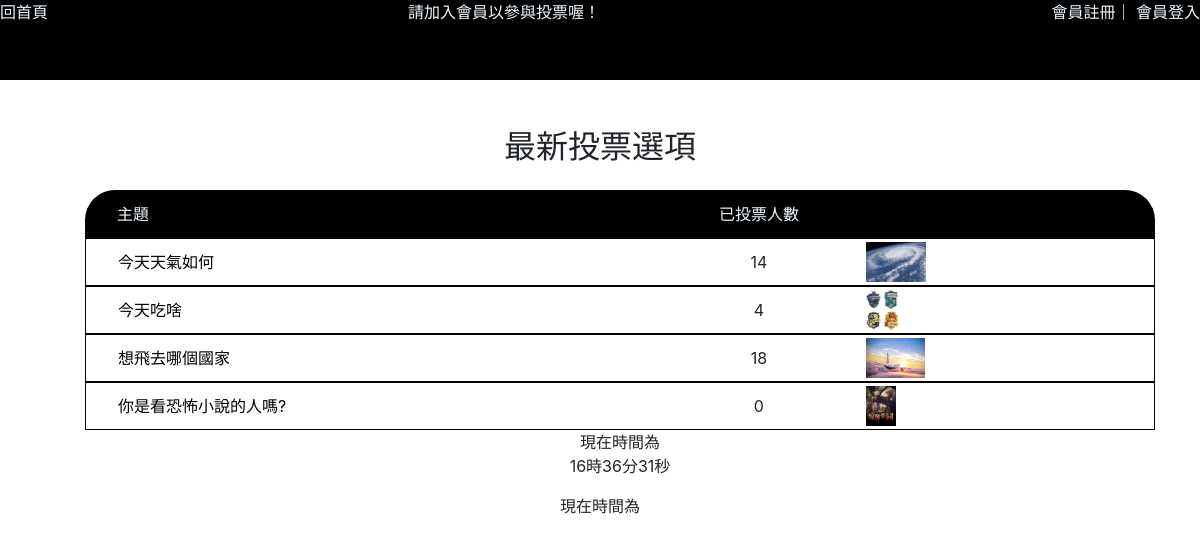
The page / on the database its author committed.
### tables this page shows
CREATE TABLE `survey_subject` (
  `id` int(10) UNSIGNED NOT NULL,
  `subject` text NOT NULL,
  `type` tinyint(1) UNSIGNED NOT NULL,
  `active` tinyint(1) NOT NULL,
  `vote` int(10) UNSIGNED NOT NULL,
  `img_name` text NOT NULL,
  `end_time` datetime(6) NOT NULL DEFAULT current_timestamp(6),
  `created_at` timestamp NOT NULL DEFAULT current_timestamp(),
  `updated_at` timestamp NOT NULL DEFAULT current_timestamp() ON UPDATE current_timestamp()
);

### db/base.php (called while the page is built, shortened)
<?php
$dsn="mysql:host=localhost;charset=utf8;dbname=school";
$pdo=new PDO($dsn,'root','');
function all($table,...$args){
    global $pdo;
    $sql="select * from $table ";
    if(isset($args[0])){
        if(is_array($args[0])){
            foreach($args[0] as $key => $value){
                $tmp[]="`$key`='$value'";
            }
            $sql=$sql ." WHERE ". join(" && " ,$tmp);
        }else{
            $sql=$sql . $args[0];
        }
    }
    return $pdo->query($sql)->fetchAll(PDO::FETCH_ASSOC);
}
?>

### front/main.php (the view, shortened to what this page needs)
<br><br>
<h2>最新投票選項</h2>
<ul>
<li class="survey_list_1">
    <div class="survey_list_name">主題</div>
    <div class="survey_list_vote_3">已投票人數</div>
</li>
<?php
$rows=all('survey_subject'," ORDER by `active` desc");
foreach($rows as $row){
    if($row['active']==1){
    ?>
    <li class='survey_list'>
    <div class='survey_list_name' >
    <a href='index.php?do=news_detail&id=<?= $row['id'] ;?>'style="color: black;">
    <?= $row['subject'];?>
    </a>
    </div>
    <div class='survey_list_vote_3'>
    <?= $row['vote'];?>
    </div>
    <div class='survey_list_img' >
    <img src="./upload/<?= $row['img_name'];?>" >
        </div>
    </li>
    <?php
}
}
?>
    <?php include "./time_box.php"; ?>
</ul>

### css/css.css (style rules this page uses)
body { margin: 0 auto; text-align: center; }
.survey_list { list-style: none; display: flex; height: 6vh; align-items: center; border: 1px solid black; }
.survey_list_1 { list-style: none; display: flex; height: 6vh; align-items: center; background-color: black; color: aliceblue; margin-top: 3vh; border-radius: 30px 30px 0 0; }
.survey_list_name { width: 50%; text-align: left; margin-left: 3%; }
.survey_list_vote_3 { width: 20%; text-align: center; }
.survey_list_img>img { height: 5vh; }

### rows shown on the page
survey_subject: subject "今天天氣如何", vote "14", img_name (picture)
survey_subject: subject "今天吃啥", vote "4", img_name (picture)
survey_subject: subject "想飛去哪個國家", vote "18", img_name (picture)
survey_subject: subject "你是看恐怖小說的人嗎?", vote "0", img_name (picture)
